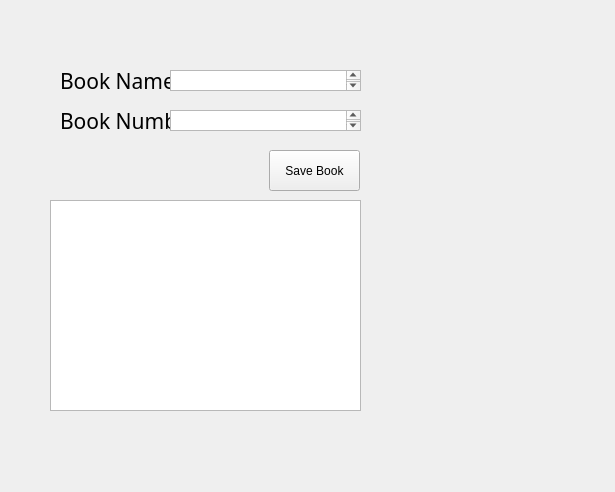
<?xml version="1.0" encoding="UTF-8"?>
<ui version="4.0">
 <class>MainWindow</class>
 <widget class="QMainWindow" name="MainWindow">
  <property name="geometry">
   <rect>
    <x>0</x>
    <y>0</y>
    <width>615</width>
    <height>492</height>
   </rect>
  </property>
  <property name="windowTitle">
   <string>MainWindow</string>
  </property>
  <widget class="QWidget" name="centralwidget">
   <widget class="QLabel" name="book_name">
    <property name="geometry">
     <rect>
      <x>60</x>
      <y>60</y>
      <width>121</width>
      <height>41</height>
     </rect>
    </property>
    <property name="minimumSize">
     <size>
      <width>0</width>
      <height>0</height>
     </size>
    </property>
    <property name="font">
     <font>
      <family>Apple SD Gothic Neo</family>
      <pointsize>16</pointsize>
     </font>
    </property>
    <property name="text">
     <string>Book Name</string>
    </property>
   </widget>
   <widget class="QLabel" name="label_number">
    <property name="geometry">
     <rect>
      <x>60</x>
      <y>100</y>
      <width>121</width>
      <height>41</height>
     </rect>
    </property>
    <property name="minimumSize">
     <size>
      <width>0</width>
      <height>0</height>
     </size>
    </property>
    <property name="font">
     <font>
      <family>Apple SD Gothic Neo</family>
      <pointsize>16</pointsize>
     </font>
    </property>
    <property name="text">
     <string>Book Number</string>
    </property>
   </widget>
   <widget class="QPlainTextEdit" name="name_text">
    <property name="geometry">
     <rect>
      <x>170</x>
      <y>70</y>
      <width>191</width>
      <height>21</height>
     </rect>
    </property>
   </widget>
   <widget class="QPlainTextEdit" name="number_text">
    <property name="geometry">
     <rect>
      <x>170</x>
      <y>110</y>
      <width>191</width>
      <height>21</height>
     </rect>
    </property>
   </widget>
   <widget class="QPushButton" name="pushButton">
    <property name="geometry">
     <rect>
      <x>269</x>
      <y>150</y>
      <width>91</width>
      <height>41</height>
     </rect>
    </property>
    <property name="text">
     <string>Save Book</string>
    </property>
   </widget>
   <widget class="QListWidget" name="list_result">
    <property name="geometry">
     <rect>
      <x>50</x>
      <y>200</y>
      <width>311</width>
      <height>211</height>
     </rect>
    </property>
   </widget>
  </widget>
 </widget>
 <resources/>
 <connections/>
</ui>
